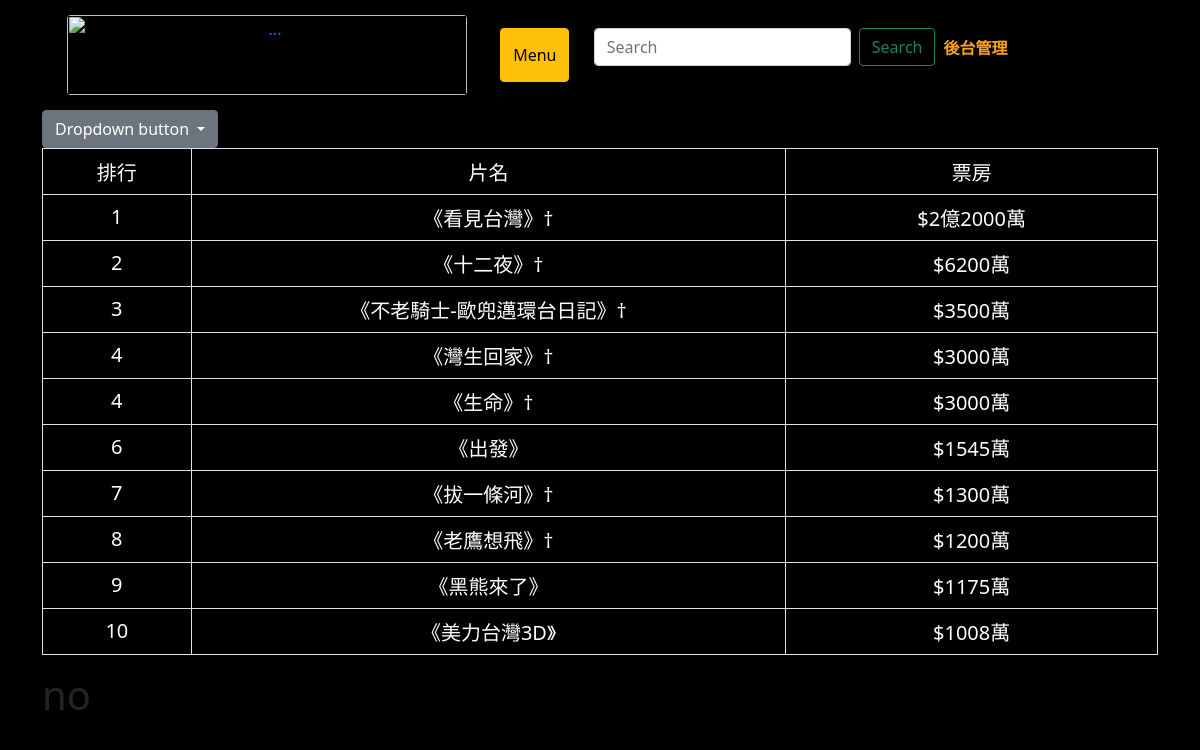
The page /documentary/ on the database its author committed.
### movies/models.py (models this page shows, shortened)
class documentary_local (models.Model): #紀錄片(本土)
    rank = models.CharField(max_length=10)
    name = models.CharField(max_length=20)
    box_office = models.CharField(max_length=20)
    year = models.CharField(max_length=20)
    pub_date = models.DateTimeField(default=timezone.now)

### movies/views.py (the view)
# urls.py: path('documentary/' , documentary),
def documentary(request):
    items = documentary_local.objects.all()
    return render(request, 'documentary.html', locals())

### templates/documentary.html (shortened to what this page needs)
{% extends "base.html" %}
{% block content %}
<div class="dropdown">
  <button class="btn btn-secondary dropdown-toggle" type="button" id="dropdownMenuButton2" data-bs-toggle="dropdown" aria-expanded="false">
    Dropdown button
  </button>
</div>
<table class='table table-striped table-bordered'>
  <tr>
        <td width="10%" align="center" valign="center"><span style="color:white;font-size:20px;">排行</span></td>
        <td width="40%" align="center" valign="center"><span style="color:white;font-size:20px;">片名</span></td>
        <td width="25%" align="center" valign="center"><span style="color:white;font-size:20px;">票房</span></td>
  </tr>
  {% for item in items %}
    <tr>
      <td width="10%" align="center" valign="center"><span style="color:white;font-size:20px;">{{item.rank}}</span></td>
      <td width="40%" align="center" valign="center"><span style="color:white;font-size:20px;">{{item.name}}</span></td>
      <td width="25%" align="center" valign="center"><span style="color:white;font-size:20px;">{{item.box_office}}</span></td>
    </tr>
  {% endfor %}
</table>
{% endblock %}

### rows shown on the page
documentary_local: rank "1", name "《看見台灣》†", box_office "$2億2000萬"
documentary_local: rank "2", name "《十二夜》†", box_office "$6200萬"
documentary_local: rank "3", name "《不老騎士-歐兜邁環台日記》†", box_office "$3500萬"
documentary_local: rank "4", name "《灣生回家》†", box_office "$3000萬"
documentary_local: rank "4", name "《生命》†", box_office "$3000萬"
documentary_local: rank "6", name "《出發》", box_office "$1545萬"
documentary_local: rank "7", name "《拔一條河》†", box_office "$1300萬"
documentary_local: rank "8", name "《老鷹想飛》†", box_office "$1200萬"
documentary_local: rank "9", name "《黑熊來了》", box_office "$1175萬"
documentary_local: rank "10", name "《美力台灣3D》", box_office "$1008萬"
